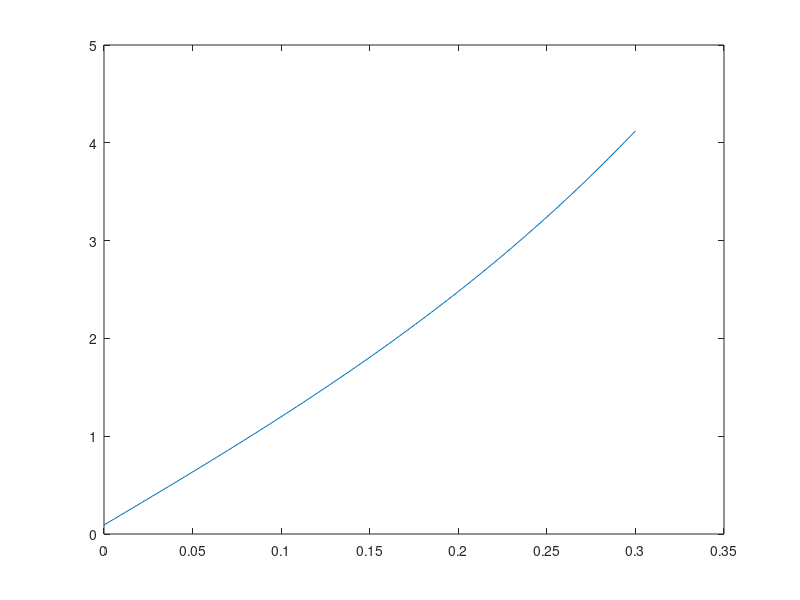

This figure's MATLAB source:
% SIMULATION OF BARE ROD

% Constants
Tend = 273 + 30;  % K
Tamb = 293; % K
Kconductive = 200; % at 25 C, W / (m K)
Kconvection = 10;
em = 0.95;
stefanboltz = 5.6704e-8; % W m−2 K−4

% constant
r = 0.011; % m
L = 0.3; % m
nstep = 100;
deltaX = L / nstep;
% A = 2 * pi * r;


%%%%%%%%%%%%%%%%%%%%%%%%%%%%%%%%%%%%%%%%%%
% Prelim calc for Pin of the first slice %
%%%%%%%%%%%%%%%%%%%%%%%%%%%%%%%%%%%%%%%%%%

% NOTE: Heat loss around the rod and at the end
Ploss_convec_end = Kconvection * ( pi * r^2 ) * (Tend - Tamb);
Ploss_convec_outer_rod = Kconvection * ( 2 * pi * r * deltaX ) * (Tend - Tamb);

Ploss_rad_end = em * stefanboltz * ( pi * r^2 ) * ( Tend^4 - Tamb^4 );
Ploss_rad_outer_rod = em * stefanboltz * ( 2 * pi * r * deltaX ) * ( Tend^4 - Tamb^4 );

Ploss = Ploss_convec_end + Ploss_convec_outer_rod + Ploss_rad_end + Ploss_rad_outer_rod;
% for the last slice
Pout = Ploss;
Pin = Pout;

%%%%%%%%%%%%%%%%%%%%%%%%%%%%%%%
% Through the rest of the rod %
%%%%%%%%%%%%%%%%%%%%%%%%%%%%%%%

Tin = Tend;
current_pos = deltaX;
x_pos2 = L/2
P_at_pos3 = Pin; % end of the rod
Pin_vector = zeros(nstep,1);
Pin_vector(1) = Pin;

for ith_step = 2:nstep
	% setting deltaT
	deltaT = Tin - Tamb;

	% Previous Pin is now Pout of the next slice
	Pout = Pin;
	% Previous Tin is now Tout
	Tout = Tin;
	
	% saving the temp as a vector
	T(ith_step) = Tout;

	% calculating the power loss
	Ploss_convec = Kconvection * ( 2 * pi * r * deltaX ) * ( deltaT);
	Ploss_rad = em * stefanboltz * ( 2 * pi * r * deltaX ) * ( Tout^4 - Tamb^4 );

	% finding Pin as a sum of the other powers
	Pin = Pout + Ploss_convec + Ploss_rad;
	Pin_vector(ith_step) = Pin;

	% finding Tin of the systmem with the new Pin
	Tin = Pin * deltaX / (Kconductive * ( pi * r^2 ) ) + Tout;

	current_pos += deltaX
	if( current_pos == x_pos2)
		P_at_pos2 = Pin;
	end
end
% P_at_pos1 = Pin % start of the rod
% P_at_pos2
% P_at_pos3
% time
% T_at_pos1 = P_at_pos1 * time / ()
position = linspace(0,0.3,100)
plot(position,Pin_vector)